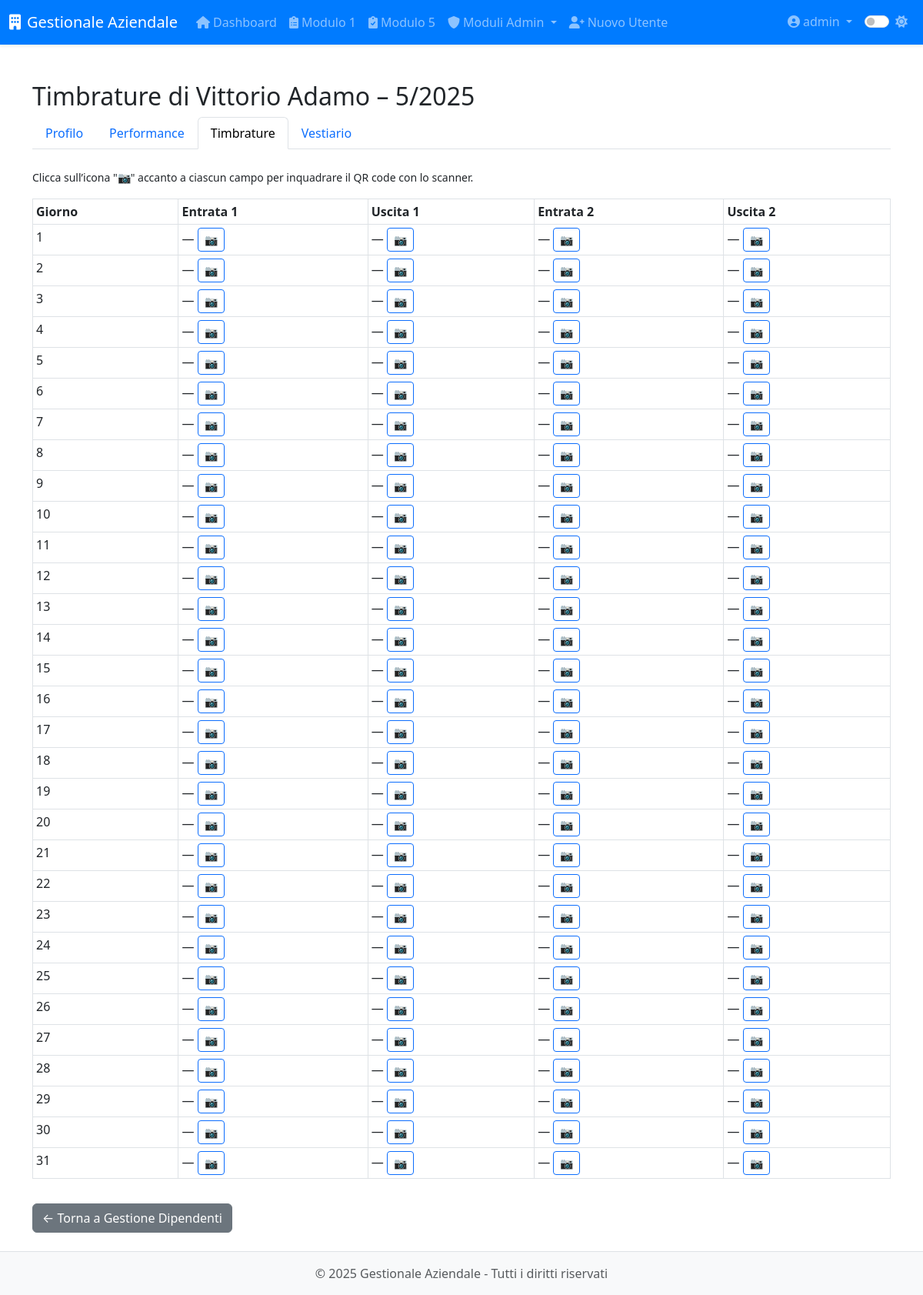
The app's page /modulo8/modulo8/timbrature/1/mese/2025/5 (signed in) with its own data.
### app/models.py (models this page shows, shortened)
class User(UserMixin, db.Model):
    __tablename__ = 'users'
    id = db.Column(db.Integer, primary_key=True)
    username = db.Column(db.String(64), unique=True, nullable=False, index=True)
    email = db.Column(db.String(120), unique=True, nullable=False, index=True)
    password_hash = db.Column(db.String(128), nullable=False)
    role = db.Column(db.String(20), default='operatore')  # 'operatore' o 'admin'
    created_at = db.Column(db.DateTime, default=datetime.utcnow)
    last_login = db.Column(db.DateTime)
    is_active = db.Column(db.Boolean, default=True)
    modulo1_entries = db.relationship('Modulo1Entry',
                               backref='author',
                               lazy='dynamic',
                               foreign_keys='Modulo1Entry.user_id')
    modulo5_entries = db.relationship('Modulo5Entry',
                               backref='author',
                               lazy='dynamic',
                               foreign_keys='Modulo5Entry.user_id')
    def is_admin(self):
        return self.role == 'admin'

class Dipendente(db.Model):
    __tablename__ = 'dipendente'
    id = db.Column(db.Integer, primary_key=True)
    nome = db.Column(db.String(64), nullable=False)
    cognome = db.Column(db.String(64), nullable=False)
    email = db.Column(db.String(120), unique=True, nullable=True)
    telefono = db.Column(db.String(20))
    data_assunzione = db.Column(db.DateTime)
    reparto = db.Column(db.String(64))
    ruolo = db.Column(db.String(64))
    note = db.Column(db.Text)
    created_at = db.Column(db.DateTime, default=datetime.utcnow)
    created_by_id = db.Column(db.Integer, db.ForeignKey('users.id'))
    competenze = db.relationship('Competenza', secondary=dipendente_competenza,
                                 backref=db.backref('dipendenti', lazy='dynamic'))

### app/routes/modulo8.py (the view)
@modulo8.route(
    '/modulo8/timbrature/<int:dip_id>/mese/<int:anno>/<int:mese>',
    endpoint='timbrature_mese'
)
@login_required
@admin_required
def timbrature_mese(dip_id, anno, mese):
    dip = Dipendente.query.get_or_404(dip_id)
    _, num_giorni = monthrange(anno, mese)
    giorni = list(range(1, num_giorni + 1))
    inizio = datetime(anno, mese, 1)
    fine  = datetime(anno, mese, num_giorni, 23, 59, 59)
    timb = (Timbratura.query
            .filter(Timbratura.dipendente_id == dip_id)
            .filter(Timbratura.timestamp.between(inizio, fine))
            .all())
    timbrature_map = {}
    for t in timb:
        g = t.timestamp.day
        if g not in timbrature_map:
            timbrature_map[g] = {}
        timbrature_map[g][t.tipo] = t.timestamp.strftime('%H:%M')
    return render_template(
        'modulo8/timbrature_mese.html',
        dip=dip,
        anno=anno,
        mese=mese,
        giorni=giorni,
        timbrature_map=timbrature_map,
        now=datetime.utcnow()
    )

### app/models.py (called while the page is built)
@login_manager.user_loader
def load_user(id):
    return User.query.get(int(id))

### app/utils.py (called while the page is built)
def admin_required(f):
    @wraps(f)
    def decorated_function(*args, **kwargs):
        if not current_user.is_authenticated or not current_user.is_admin():
            abort(403)  # Accesso negato
        return f(*args, **kwargs)
    return decorated_function

### app/templates/modulo8/timbrature_mese.html (shortened to what this page needs)
{% extends 'base.html' %}
{% block content %}
<div class="module-timbrature">
  <h2>Timbrature di {{ dip.nome }} {{ dip.cognome }} – {{ mese }}/{{ anno }}</h2>
  <ul class="nav nav-tabs mb-4">
    <li class="nav-item">
      <a class="nav-link" href="{{ url_for('modulo8.visualizza_dipendente', id=dip.id) }}">Profilo</a>
    </li>
    <li class="nav-item">
      <a class="nav-link" href="{{ url_for('modulo8.performance', id=dip.id) }}">Performance</a>
    </li>
    <li class="nav-item">
      <a class="nav-link active" href="{{ url_for('modulo8.timbrature_mese', dip_id=dip.id, anno=anno, mese=mese) }}">Timbrature</a>
    </li>
    <li class="nav-item">
      <a class="nav-link" href="{{ url_for('modulo8.vestiario_dipendente', id=dip.id) }}">Vestiario</a>
    </li>
  </ul>
  <p>
    <small>
      Clicca sull’icona &quot;📷&quot; accanto a ciascun campo per inquadrare il QR code con lo scanner.
    </small>
  </p>
  <table class="table table-bordered table-sm">
    <thead class="thead-light">
      <tr>
        <th>Giorno</th>
        <th>Entrata 1</th>
        <th>Uscita 1</th>
        <th>Entrata 2</th>
        <th>Uscita 2</th>
      </tr>
    </thead>
    <tbody>
      {% for giorno in giorni %}
      <tr>
        <td>{{ giorno }}</td>
        {% for tipo in ['entrata1','uscita1','entrata2','uscita2'] %}
        <td id="cell-{{ giorno }}-{{ tipo }}">
          {{ timbrature_map.get(giorno, {}).get(tipo) or '—' }}
          <button
            class="btn btn-sm btn-outline-primary scan-btn"
            data-dip-id="{{ dip.id }}"
            data-giorno="{{ giorno }}"
            data-tipo="{{ tipo }}"
            title="Timbra {{ tipo }}"
          >📷</button>
        </td>
        {% endfor %}
      </tr>
      {% endfor %}
    </tbody>
  </table>
  <a href="{{ url_for('modulo8.dipendenti') }}" class="btn btn-secondary mt-3">← Torna a Gestione Dipendenti</a>
</div>
{% endblock %}

### app/templates/base.html (shortened to what this page needs)
<!DOCTYPE html>
<html lang="it">
<head>
    <link href="https://cdn.jsdelivr.net/npm/bootstrap@5.3.0-alpha1/dist/css/bootstrap.min.css" rel="stylesheet">
    <link rel="stylesheet" href="https://cdnjs.cloudflare.com/ajax/libs/font-awesome/6.0.0/css/all.min.css">
    <link id="theme-style" rel="stylesheet" href="{{ url_for('static', filename='css/theme-' + theme + '.css') }}">
    <link rel="stylesheet" href="{{ url_for('static', filename='css/style.css') }}">
    <link rel="stylesheet" href="{{ url_for('static', filename='css/modulo8.css') }}">
</head>
<body>
    <header class="navbar navbar-expand-lg navbar-dark bg-primary sticky-top shadow-sm">
        <div class="container-fluid">
            <a class="navbar-brand" href="{{ url_for('dashboard.index') }}">
                <i class="fas fa-building me-2"></i>{{ app_name }}
            </a>
            <div class="collapse navbar-collapse" id="navbarMain">
                {% if current_user.is_authenticated %}
                <ul class="navbar-nav me-auto">
                    <li class="nav-item">
                        <a class="nav-link" href="{{ url_for('dashboard.index') }}">
                            <i class="fas fa-home me-1"></i>Dashboard
                        </a>
                    </li>
                    <li class="nav-item">
                        <a class="nav-link" href="{{ url_for('modulo1.index') }}">
                            <i class="fas fa-clipboard-list me-1"></i>Modulo 1
                        </a>
                    </li>
                    <li class="nav-item">
                        <a class="nav-link" href="{{ url_for('modulo5.index') }}">
                            <i class="fas fa-clipboard-check me-1"></i>Modulo 5
                        </a>
                    </li>
                    {% if current_user.is_admin() %}
                    <li class="nav-item dropdown">
                        <a class="nav-link dropdown-toggle" href="#" id="adminModulesDropdown" data-bs-toggle="dropdown">
                            <i class="fas fa-shield-alt me-1"></i>Moduli Admin
                        </a>
                    </li>
                    <li class="nav-item">
                        <a class="nav-link" href="{{ url_for('auth.register') }}">
                            <i class="fas fa-user-plus me-1"></i>Nuovo Utente
                        </a>
                    </li>
                    {% endif %}
                </ul>
                <ul class="navbar-nav ms-auto">
                    <li class="nav-item dropdown">
                        <a class="nav-link dropdown-toggle" href="#" id="userDropdown" data-bs-toggle="dropdown">
                            <i class="fas fa-user-circle me-1"></i>{{ current_user.username }}
                        </a>
                    </li>
                    <li class="nav-item">
                        <div class="nav-link">
                            <div class="form-check form-switch">
                                <input class="form-check-input" type="checkbox" id="darkModeToggle" {% if theme == 'dark' %}checked{% endif %}>
                                <label class="form-check-label" for="darkModeToggle">
                                    <i id="theme-icon" class="fas {% if theme == 'dark' %}fa-moon{% else %}fa-sun{% endif %}"></i>
                                </label>
                            </div>
                        </div>
                    </li>
                </ul>
                {% endif %}
            </div>
        </div>
    </header>
    <main class="container py-4">
        {% block content %}{% endblock %}
    </main>
    <footer class="footer mt-auto py-3 bg-light">
        <div class="container text-center">
            <span class="text-muted">&copy; {{ current_year }} {{ app_name }} - Tutti i diritti riservati</span>
        </div>
    </footer>
</body>
</html>

### app/static/css/theme-light.css (style rules this page uses)
:root { --primary-color: #007bff; --secondary-color: #6c757d; --bg-color: #ffffff; --text-color: #212529; --border-color: #dee2e6; --hover-bg: #f8f9fa; --card-bg: #ffffff; --card-border: #e9ecef; --input-bg: #ffffff; --input-border: #ced4da; --footer-bg: #f8f9fa; --footer-text: #6c757d; }
body { background-color: var(--bg-color); color: var(--text-color); transition: all 0.3s ease; }
.navbar-dark { background-color: var(--primary-color) !important; }
.footer { background-color: var(--footer-bg) !important; color: var(--footer-text); border-top: 1px solid var(--border-color); }
.table { color: var(--text-color); }

### app/static/css/style.css (style rules this page uses)
body { display: flex; flex-direction: column; min-height: 100vh; }
main { flex: 1; }

### records on screen
User: username "admin"
Dipendente: nome "Vittorio", cognome "Adamo"

### other values on screen
{{ app_name }} "Gestionale Aziendale"
{{ mese }} "5"
{{ anno }} "2025"
{{ giorno }} "1" "2" "3" "4" "5" "6" "7" "8" "9" "10" "11" "12" "13" "14" "15" "16" "17" "18" "19" "20" "21" "22" "23" "24" "25" "26" "27" "28" "29" "30" "31"
{{ timbrature_map.get(giorno, {}).get(tipo) or '—' }} "—" "—" "—" "—" "—" "—" "—" "—" "—" "—" "—" "—" "—" "—" "—" "—" "—" "—" "—" "—" "—" "—" "—" "—" "—" "—" "—" "—" "—" "—" "—" "—" "—" "—" "—" "—" "—" "—" "—" "—" "—" "—" "—" "—" "—" "—" "—" "—" "—" "—" "—" "—" "—" "—" "—" "—" "—" "—" "—" "—" "—" "—" "—" "—" "—" "—" "—" "—" "—" "—" "—" "—" "—" "—" "—" "—" "—" "—" "—" "—" "—" "—" "—" "—" "—" "—" "—" "—" "—" "—" "—" "—" "—" "—" "—" "—" "—" "—" "—" "—" "—" "—" "—" "—" "—" "—" "—" "—" "—" "—" "—" "—" "—" "—" "—" "—" "—" "—" "—" "—" "—" "—" "—" "—"
